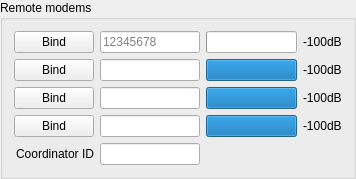
            <widget class="QGroupBox" name="PairingGroupBox">
             <property name="title">
              <string>Remote modems</string>
             </property>
             <layout class="QGridLayout" name="gridLayout_3">
              <item row="5" column="3">
               <widget class="QLabel" name="PairSignalStrengthLabel4">
                <property name="font">
                 <font>
                  <weight>50</weight>
                  <bold>false</bold>
                 </font>
                </property>
                <property name="text">
                 <string>-100dB</string>
                </property>
               </widget>
              </item>
              <item row="5" column="2">
               <widget class="QProgressBar" name="PairSignalStrengthBar4">
                <property name="minimum">
                 <number>-127</number>
                </property>
                <property name="maximum">
                 <number>0</number>
                </property>
                <property name="value">
                 <number>0</number>
                </property>
                <property name="textVisible">
                 <bool>false</bool>
                </property>
                <property name="format">
                 <string>%v dBm</string>
                </property>
               </widget>
              </item>
              <item row="3" column="3">
               <widget class="QLabel" name="PairSignalStrengthLabel2">
                <property name="font">
                 <font>
                  <weight>50</weight>
                  <bold>false</bold>
                 </font>
                </property>
                <property name="text">
                 <string>-100dB</string>
                </property>
               </widget>
              </item>
              <item row="3" column="1">
               <widget class="QLineEdit" name="PairID2">
                <property name="maximumSize">
                 <size>
                  <width>100</width>
                  <height>16777215</height>
                 </size>
                </property>
                <property name="font">
                 <font>
                  <weight>50</weight>
                  <bold>false</bold>
                 </font>
                </property>
               </widget>
              </item>
              <item row="3" column="2">
               <widget class="QProgressBar" name="PairSignalStrengthBar2">
                <property name="minimum">
                 <number>-127</number>
                </property>
                <property name="maximum">
                 <number>0</number>
                </property>
                <property name="value">
                 <number>0</number>
                </property>
                <property name="textVisible">
                 <bool>false</bool>
                </property>
                <property name="format">
                 <string>%v dBm</string>
                </property>
               </widget>
              </item>
              <item row="5" column="1">
               <widget class="QLineEdit" name="PairID4">
                <property name="maximumSize">
                 <size>
                  <width>100</width>
                  <height>16777215</height>
                 </size>
                </property>
                <property name="font">
                 <font>
                  <weight>50</weight>
                  <bold>false</bold>
                 </font>
                </property>
               </widget>
              </item>
              <item row="2" column="2">
               <widget class="QProgressBar" name="PairSignalStrengthBar1">
                <property name="minimum">
                 <number>-127</number>
                </property>
                <property name="maximum">
                 <number>0</number>
                </property>
                <property name="value">
                 <number>-127</number>
                </property>
                <property name="textVisible">
                 <bool>false</bool>
                </property>
                <property name="format">
                 <string>%v dBm</string>
                </property>
               </widget>
              </item>
              <item row="2" column="3">
               <widget class="QLabel" name="PairSignalStrengthLabel1">
                <property name="font">
                 <font>
                  <weight>50</weight>
                  <bold>false</bold>
                 </font>
                </property>
                <property name="text">
                 <string>-100dB</string>
                </property>
               </widget>
              </item>
              <item row="4" column="2">
               <widget class="QProgressBar" name="PairSignalStrengthBar3">
                <property name="minimum">
                 <number>-127</number>
                </property>
                <property name="maximum">
                 <number>0</number>
                </property>
                <property name="value">
                 <number>0</number>
                </property>
                <property name="textVisible">
                 <bool>false</bool>
                </property>
                <property name="format">
                 <string>%v dBm</string>
                </property>
               </widget>
              </item>
              <item row="4" column="3">
               <widget class="QLabel" name="PairSignalStrengthLabel3">
                <property name="font">
                 <font>
                  <weight>50</weight>
                  <bold>false</bold>
                 </font>
                </property>
                <property name="text">
                 <string>-100dB</string>
                </property>
               </widget>
              </item>
              <item row="4" column="1">
               <widget class="QLineEdit" name="PairID3">
                <property name="maximumSize">
                 <size>
                  <width>100</width>
                  <height>16777215</height>
                 </size>
                </property>
                <property name="font">
                 <font>
                  <weight>50</weight>
                  <bold>false</bold>
                 </font>
                </property>
               </widget>
              </item>
              <item row="2" column="1">
               <widget class="QLineEdit" name="PairID1">
                <property name="maximumSize">
                 <size>
                  <width>100</width>
                  <height>16777215</height>
                 </size>
                </property>
                <property name="font">
                 <font>
                  <weight>50</weight>
                  <bold>false</bold>
                 </font>
                </property>
                <property name="placeholderText">
                 <string>12345678</string>
                </property>
               </widget>
              </item>
              <item row="3" column="0">
               <widget class="QPushButton" name="Bind2">
                <property name="font">
                 <font>
                  <weight>50</weight>
                  <bold>false</bold>
                 </font>
                </property>
                <property name="text">
                 <string>Bind</string>
                </property>
               </widget>
              </item>
              <item row="2" column="0">
               <widget class="QPushButton" name="Bind1">
                <property name="font">
                 <font>
                  <weight>50</weight>
                  <bold>false</bold>
                 </font>
                </property>
                <property name="text">
                 <string>Bind</string>
                </property>
               </widget>
              </item>
              <item row="5" column="0">
               <widget class="QPushButton" name="Bind4">
                <property name="font">
                 <font>
                  <weight>50</weight>
                  <bold>false</bold>
                 </font>
                </property>
                <property name="text">
                 <string>Bind</string>
                </property>
               </widget>
              </item>
              <item row="4" column="0">
               <widget class="QPushButton" name="Bind3">
                <property name="font">
                 <font>
                  <weight>50</weight>
                  <bold>false</bold>
                 </font>
                </property>
                <property name="text">
                 <string>Bind</string>
                </property>
               </widget>
              </item>
              <item row="6" column="0">
               <widget class="QLabel" name="CoordIDLabel">
                <property name="font">
                 <font>
                  <weight>50</weight>
                  <bold>false</bold>
                 </font>
                </property>
                <property name="layoutDirection">
                 <enum>Qt::LeftToRight</enum>
                </property>
                <property name="text">
                 <string>Coordinator ID</string>
                </property>
                <property name="alignment">
                 <set>Qt::AlignRight|Qt::AlignTrailing|Qt::AlignVCenter</set>
                </property>
               </widget>
              </item>
              <item row="6" column="1">
               <widget class="QLineEdit" name="CoordID">
                <property name="maximumSize">
                 <size>
                  <width>100</width>
                  <height>16777215</height>
                 </size>
                </property>
                <property name="font">
                 <font>
                  <weight>50</weight>
                  <bold>false</bold>
                 </font>
                </property>
                <property name="toolTip">
                 <string>&lt;html&gt;&lt;head/&gt;&lt;body&gt;&lt;p&gt;This is the coordinator id we currently are bound to.&lt;/p&gt;&lt;p&gt;To manually bind to a specific coordinator, just type&lt;/p&gt;&lt;p&gt;or paste its device id in this box and save.&lt;/p&gt;&lt;p&gt;The device must be rebooted for the binding to take place.&lt;/p&gt;&lt;/body&gt;&lt;/html&gt;</string>
                </property>
                <property name="maxLength">
                 <number>8</number>
                </property>
               </widget>
              </item>
             </layout>
            </widget>
